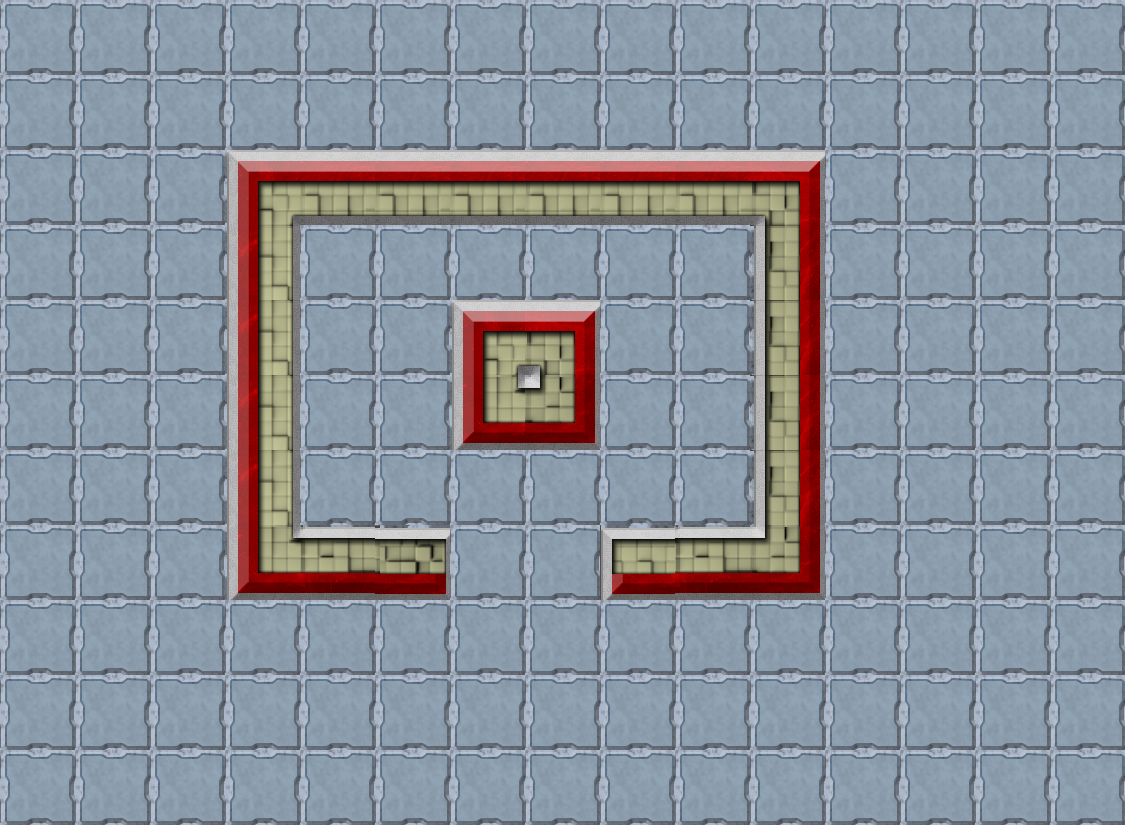

A 2D game scene composited from a Tiled map and its tileset images. What follows is a short description and the map's XML, with every tile layer's data as written:
An orthogonal 15x11 tile map with 75x75 px tiles, 1 tile layer (Tiles1).

<map version="1.0" tiledversion="1.0.2" orientation="orthogonal" renderorder="right-down" width="15" height="11" tilewidth="75" tileheight="75" nextobjectid="1">
 <tileset firstgid="1" source="tiled1.tsx" />
 <imagelayer name="Images1" />
 <layer name="Tiles1" width="15" height="11">
  <data encoding="csv">
2,2,2,2,2,2,2,2,2,2,2,2,2,2,2,
2,2,2,2,2,2,2,2,2,2,2,2,2,2,2,
2,2,2,3,4,4,4,4,4,4,5,2,2,2,2,
2,2,2,18,2,2,2,2,2,2,20,2,2,2,2,
2,2,2,18,2,2,3,5,2,2,20,2,2,2,2,
2,2,2,18,2,2,33,35,2,2,20,2,2,2,2,
2,2,2,18,2,2,2,2,2,2,20,2,2,2,2,
2,2,2,33,34,51,2,2,47,34,35,2,2,2,2,
2,2,2,2,2,2,2,2,2,2,2,2,2,2,2,
2,2,2,2,2,2,2,2,2,2,2,2,2,2,2,
2,2,2,2,2,2,2,2,2,2,2,2,2,2,2
</data>
 </layer>
 <objectgroup name="Objects1" />
</map>